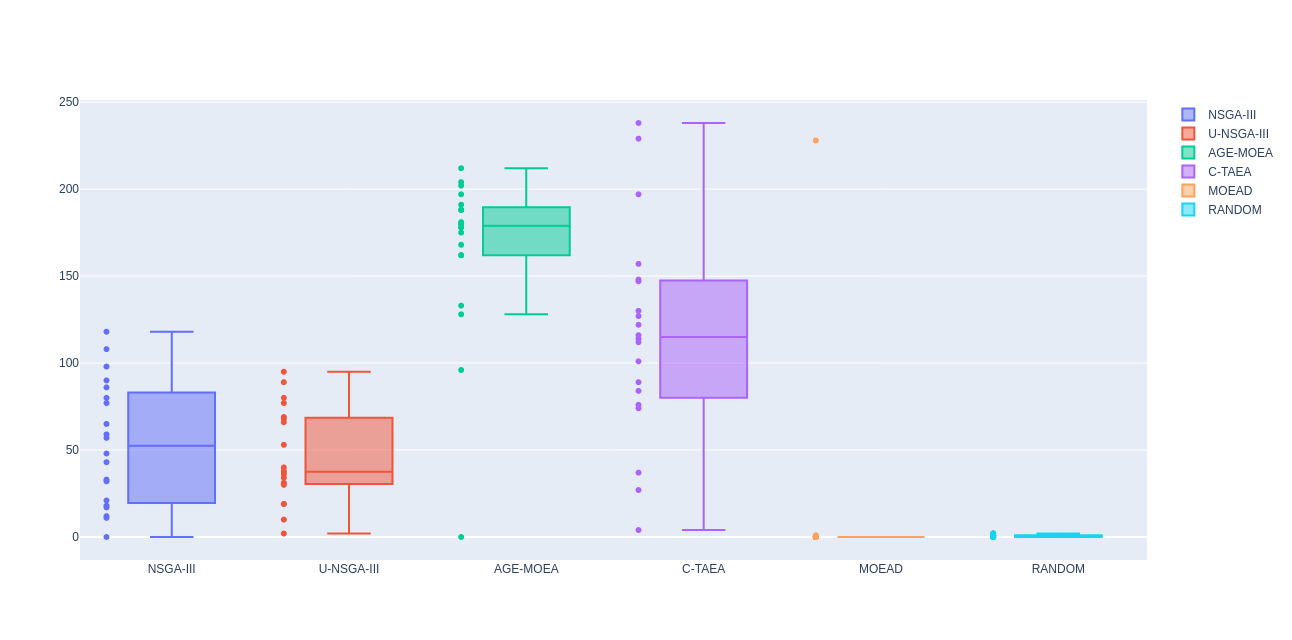

The Python source for this figure:
import plotly.express as px
import plotly.graph_objects as go



fig = go.Figure()

fig.add_trace(go.Box(y=[48, 90, 12, 80, 86, 43, 32, 65, 21, 0, 118, 98, 108, 11, 59, 57, 17, 18, 33, 77],
            name="NSGA-III"
            ))

fig.add_trace(go.Box(y=[37, 2, 95, 53, 38, 34, 77, 89, 80, 31, 69, 31, 19, 40, 68, 10, 36, 19, 66, 30], 
            name="U-NSGA-III"
            ))

fig.add_trace(go.Box(y=[178, 178, 188, 168, 175, 162, 204, 212, 162, 188, 0, 180, 96, 181, 202, 180, 197, 133, 191, 128],
            name="AGE-MOEA"
            ))

fig.add_trace(go.Box(y=[74, 101, 130, 127, 148, 114, 229, 76, 4, 89, 197, 157, 37, 147, 122, 27, 112, 238, 84, 116],
            name="C-TAEA"
            ))

fig.add_trace(go.Box(y=[0, 0, 0, 0, 0, 0, 0, 0, 0, 1, 0, 0, 0, 0, 0, 0, 0, 0, 228, 0], 
            name="MOEAD"
            ))

fig.add_trace(go.Box(y=[1, 0, 1, 0, 2, 1, 1, 2, 0, 0, 1, 1, 0, 0, 1, 0, 2, 0, 0, 2], 
            name="RANDOM"
            ))

fig.update_traces(boxpoints='all', jitter=0)
fig.show()
